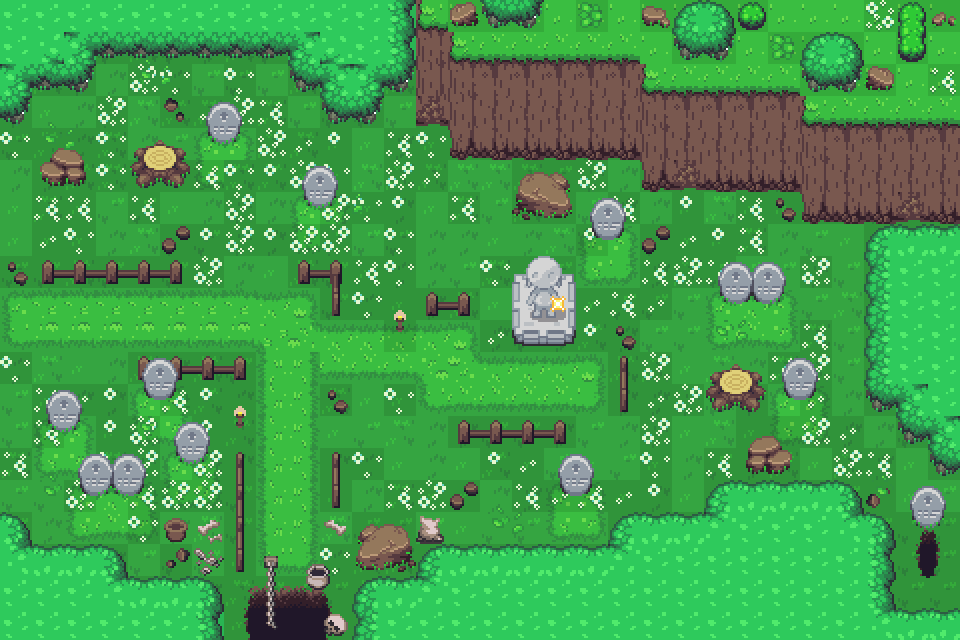

Tiled map render using the project's own tile images. Description and the map definition, with tile-layer contents summarised, below:
An orthogonal 30x20 tile map with 32x32 px tiles, 3 tile layers (Calque de Tuiles 2, Couche 2, objet) and 64 objects (62x collision, Cimetierre2, GrotteS1).

<map version="1.10" tiledversion="1.10.2" orientation="orthogonal" renderorder="right-down" width="30" height="20" tilewidth="32" tileheight="32" infinite="0" nextlayerid="7" nextobjectid="66">
 <tileset firstgid="1" source="tileset_nsi.tsx" />
 <layer id="2" name="Calque de Tuiles 2" width="30" height="20" opacity="0.9">
  <data>[600 cells, 600 non-empty, 9 distinct tile ids]</data>
 </layer>
 <layer id="1" name="Couche 2" width="30" height="20">
  <data>[600 cells, 600 non-empty, 82 distinct tile ids]</data>
 </layer>
 <layer id="3" name="objet" width="30" height="20">
  <data>[600 cells, 92 non-empty, 34 distinct tile ids]</data>
 </layer>
 <objectgroup id="5" name="collision">
  <object id="1" type="collision" x="43.1665" y="145" width="40.6667" height="39.3333" />
  <object id="2" type="collision" x="131.834" y="144.333" width="57.3333" height="42" />
  <object id="3" type="collision" x="205.834" y="104.333" width="34" height="38" />
  <object id="4" type="collision" x="302.5" y="163.666" width="31.3333" height="42" />
  <object id="5" type="collision" x="41.8332" y="262.333" width="140.667" height="20" />
  <object id="6" type="collision" x="298.5" y="263.666" width="44.6667" height="22" />
  <object id="7" type="collision" x="326.5" y="278.333" width="16.6667" height="39.3333" />
  <object id="8" type="collision" x="393.167" y="311.666" width="12.6667" height="18" />
  <object id="9" type="collision" x="425.167" y="293" width="45.3333" height="20.6667" />
  <object id="10" type="collision" x="515.834" y="271.666" width="59.3333" height="70.6667" />
  <object id="11" type="collision" x="529.167" y="258.333" width="32" height="14.6667" />
  <object id="12" type="collision" x="517.834" y="170.333" width="54.6667" height="48" />
  <object id="13" type="collision" x="591.167" y="197.666" width="32.6667" height="39.3333" />
  <object id="14" type="collision" x="619.167" y="353" width="9.33333" height="58" />
  <object id="15" type="collision" x="457.167" y="421" width="108" height="22" />
  <object id="16" type="collision" x="558.5" y="452.333" width="36" height="41.3333" />
  <object id="17" type="collision" x="750.5" y="437" width="28.6667" height="36" />
  <object id="18" type="collision" x="360.5" y="524.333" width="52" height="46.6667" />
  <object id="19" type="collision" x="420.5" y="514.333" width="23.3333" height="30" />
  <object id="20" type="collision" x="316.5" y="567.666" width="17.3333" height="18" />
  <object id="21" type="collision" x="328.5" y="614.333" width="17.3333" height="18.6667" />
  <object id="22" type="collision" x="330.5" y="453" width="10" height="55.3333" />
  <object id="23" type="collision" x="236.5" y="453.666" width="10" height="118.667" />
  <object id="24" type="collision" x="175.167" y="423.666" width="33.3333" height="36" />
  <object id="25" type="collision" x="140.5" y="357" width="35.3333" height="40.6667" />
  <object id="26" type="collision" x="175.167" y="358.333" width="70" height="20" />
  <object id="27" type="collision" x="233.834" y="407.666" width="13.3333" height="19.3333" />
  <object id="28" type="collision" x="166.5" y="518.333" width="20.6667" height="22.6667" />
  <object id="29" type="collision" x="197.834" y="517.666" width="23.3333" height="56.6667" />
  <object id="30" type="collision" x="327.167" y="519" width="20.6667" height="18" />
  <object id="31" type="collision" x="81.1665" y="455.666" width="63.3333" height="38.6667" />
  <object id="32" type="collision" x="51.1665" y="394.333" width="28" height="36" />
  <object id="33" type="collision" x="718.5" y="262.333" width="66" height="38.6667" />
  <object id="34" type="collision" x="783.834" y="362.333" width="30" height="34" />
  <object id="35" type="collision" x="707.834" y="366.333" width="54" height="42.6667" />
  <object id="36" type="collision" x="909.834" y="485.666" width="36.6667" height="92.6667" />
  <object id="37" type="collision" x="413.834" y="-0.333333" width="36" height="127.333" />
  <object id="38" type="collision" x="449.167" y="54.3333" width="194.667" height="108" />
  <object id="39" type="collision" x="643.167" y="88.3333" width="159.333" height="103.333" />
  <object id="40" type="collision" x="805.167" y="121" width="156" height="104" />
  <object id="41" type="collision" x="862.5" y="224.333" width="32" height="191.333" />
  <object id="42" type="collision" x="897.834" y="385" width="29.3333" height="62.6667" />
  <object id="43" type="collision" x="927.834" y="415" width="33.3333" height="65.3333" />
  <object id="44" type="collision" x="705.167" y="480.333" width="160" height="32" />
  <object id="45" type="collision" x="609.167" y="512.333" width="96" height="32" />
  <object id="46" type="collision" x="865.167" y="512.333" width="32" height="96" />
  <object id="47" type="collision" x="897.167" y="608.333" width="64" height="32" />
  <object id="48" type="collision" x="417.167" y="544.333" width="192" height="32" />
  <object id="49" type="collision" x="353.167" y="576.333" width="64" height="64" />
  <object id="50" type="collision" x="161.167" y="576.333" width="64" height="64" />
  <object id="51" type="collision" x="65.1665" y="544.333" width="64" height="32" />
  <object id="52" type="collision" x="129.167" y="576.333" width="32" height="32" />
  <object id="53" type="collision" x="1.16652" y="512.333" width="32" height="64" />
  <object id="54" type="collision" x="33.1665" y="544.333" width="32" height="32" />
  <object id="55" type="collision" x="1.16652" y="64.3333" width="32" height="64" />
  <object id="56" type="collision" x="33.1665" y="64.3333" width="64" height="32" />
  <object id="57" type="collision" x="65.1665" y="32.3333" width="224" height="32" />
  <object id="58" type="collision" x="289.167" y="32.3333" width="32" height="64" />
  <object id="59" type="collision" x="321.167" y="64.3333" width="64" height="64" />
  <object id="60" type="collision" x="385.167" y="64.3333" width="32" height="32" />
  <object id="61" type="collision" x="257.167" y="608.333" width="64" height="32" />
  <object id="62" type="collision" x="225.167" y="608.333" width="128" height="32" />
 </objectgroup>
 <objectgroup id="6" name="warp">
  <object id="64" name="Cimetierre2" x="1" y="289" width="32" height="64" />
  <object id="65" name="GrotteS1" x="256" y="576" width="64" height="32" />
 </objectgroup>
</map>